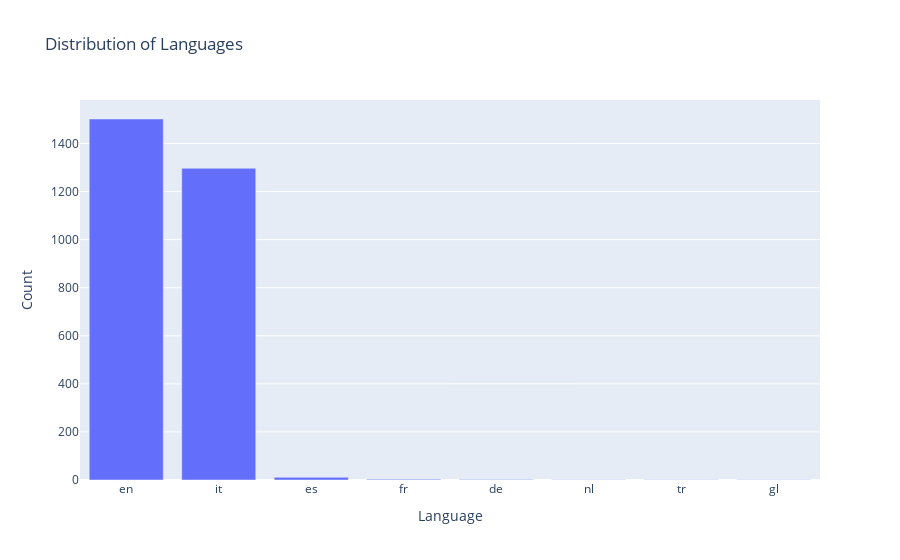

Write notebook code for a chart like this one.
### Code cell
lang_counts = data['lang'].value_counts().reset_index()
lang_counts.columns = ['Language', 'Count']
fig5 = px.bar(lang_counts, x='Language', y='Count', 
              title='Distribution of Languages', labels={'Language': 'Language', 'Count': 'Count'})
fig5.show()

### Figure 1 — Plotly figure (JSON) as saved in the notebook; plotly's stock layout.template omitted (floating-point values rounded to 4 significant figures)
{"data": [{"alignmentgroup": "True", "hovertemplate": "Language=%{x}<br>Count=%{y}<extra></extra>", "legendgroup": "", "marker": {"color": "#636efa", "pattern": {"shape": ""}}, "name": "", "offsetgroup": "", "orientation": "v", "showlegend": false, "textposition": "auto", "type": "bar", "x": ["en", "it", "es", "fr", "de", "nl", "tr", "gl"], "xaxis": "x", "y": [1502, 1297, 11, 3, 2, 1, 1, 1], "yaxis": "y"}], "layout": {"barmode": "relative", "legend": {"tracegroupgap": 0}, "title": {"text": "Distribution of Languages"}, "xaxis": {"anchor": "y", "domain": [0, 1], "title": {"text": "Language"}}, "yaxis": {"anchor": "x", "domain": [0, 1], "title": {"text": "Count"}}}}
